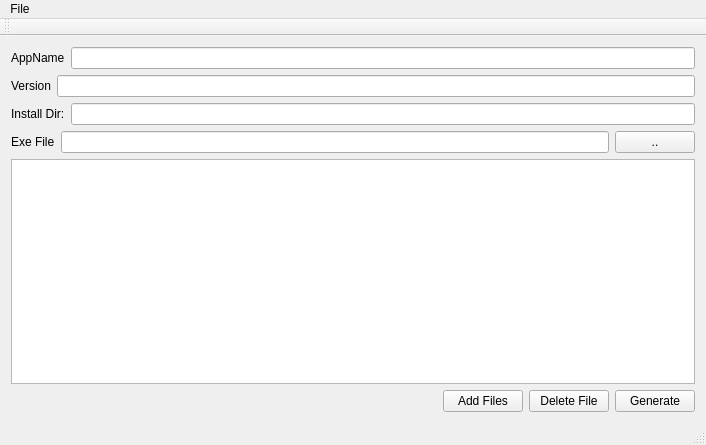
<?xml version="1.0" encoding="UTF-8"?>
<ui version="4.0">
 <class>MainWindow</class>
 <widget class="QMainWindow" name="MainWindow">
  <property name="geometry">
   <rect>
    <x>0</x>
    <y>0</y>
    <width>706</width>
    <height>445</height>
   </rect>
  </property>
  <property name="windowTitle">
   <string>Inno Setup Script Generator</string>
  </property>
  <widget class="QWidget" name="centralWidget">
   <layout class="QVBoxLayout" name="verticalLayout">
    <item>
     <layout class="QHBoxLayout" name="horizontalLayout_4">
      <item>
       <widget class="QLabel" name="label">
        <property name="text">
         <string>AppName</string>
        </property>
       </widget>
      </item>
      <item>
       <widget class="QLineEdit" name="le_AppName"/>
      </item>
     </layout>
    </item>
    <item>
     <layout class="QHBoxLayout" name="horizontalLayout">
      <item>
       <widget class="QLabel" name="label_2">
        <property name="text">
         <string>Version</string>
        </property>
       </widget>
      </item>
      <item>
       <widget class="QLineEdit" name="le_Version"/>
      </item>
     </layout>
    </item>
    <item>
     <layout class="QHBoxLayout" name="horizontalLayout_3">
      <item>
       <widget class="QLabel" name="label_3">
        <property name="text">
         <string>Install Dir:</string>
        </property>
       </widget>
      </item>
      <item>
       <widget class="QLineEdit" name="le_InstallDir"/>
      </item>
     </layout>
    </item>
    <item>
     <layout class="QHBoxLayout" name="horizontalLayout_5">
      <item>
       <widget class="QLabel" name="label_5">
        <property name="text">
         <string>Exe File</string>
        </property>
       </widget>
      </item>
      <item>
       <widget class="QLineEdit" name="le_ExeFile"/>
      </item>
      <item>
       <widget class="QPushButton" name="pushButton_4">
        <property name="text">
         <string>..</string>
        </property>
       </widget>
      </item>
     </layout>
    </item>
    <item>
     <widget class="QTableView" name="tableView"/>
    </item>
    <item>
     <layout class="QHBoxLayout" name="horizontalLayout_2">
      <item>
       <spacer name="horizontalSpacer">
        <property name="orientation">
         <enum>Qt::Horizontal</enum>
        </property>
        <property name="sizeHint" stdset="0">
         <size>
          <width>40</width>
          <height>20</height>
         </size>
        </property>
       </spacer>
      </item>
      <item>
       <widget class="QPushButton" name="pushButton_2">
        <property name="text">
         <string>Add Files</string>
        </property>
       </widget>
      </item>
      <item>
       <widget class="QPushButton" name="pushButton">
        <property name="text">
         <string>Delete File</string>
        </property>
       </widget>
      </item>
      <item>
       <widget class="QPushButton" name="pushButton_3">
        <property name="text">
         <string>Generate</string>
        </property>
       </widget>
      </item>
     </layout>
    </item>
   </layout>
  </widget>
  <widget class="QMenuBar" name="menuBar">
   <property name="geometry">
    <rect>
     <x>0</x>
     <y>0</y>
     <width>706</width>
     <height>29</height>
    </rect>
   </property>
   <widget class="QMenu" name="menuFile">
    <property name="title">
     <string>File</string>
    </property>
    <addaction name="actionQuit"/>
   </widget>
   <addaction name="menuFile"/>
  </widget>
  <widget class="QToolBar" name="mainToolBar">
   <attribute name="toolBarArea">
    <enum>TopToolBarArea</enum>
   </attribute>
   <attribute name="toolBarBreak">
    <bool>false</bool>
   </attribute>
  </widget>
  <widget class="QStatusBar" name="statusBar"/>
  <action name="actionQuit">
   <property name="text">
    <string>Quit</string>
   </property>
  </action>
 </widget>
 <layoutdefault spacing="6" margin="11"/>
 <resources/>
 <connections/>
</ui>
